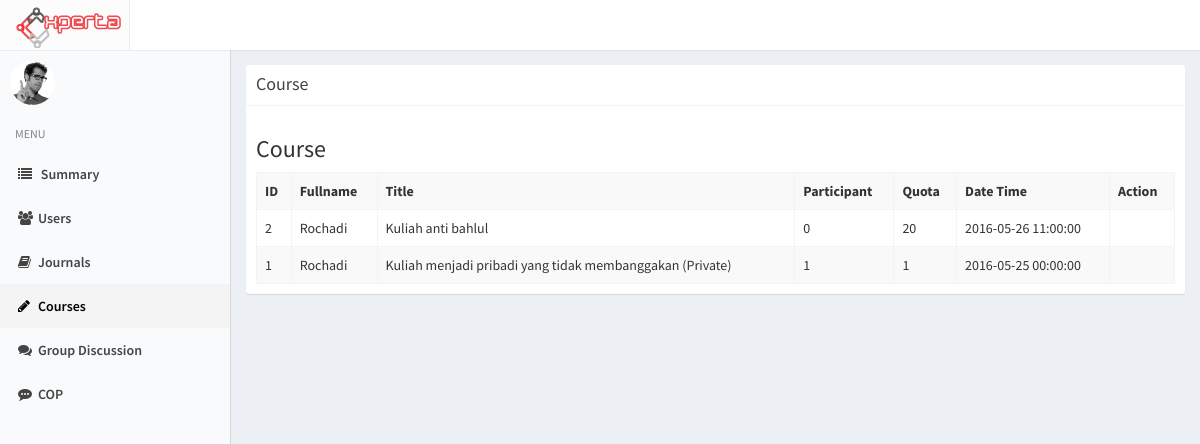
/index.php/admin/course, run on an earlier commit of the app's database.
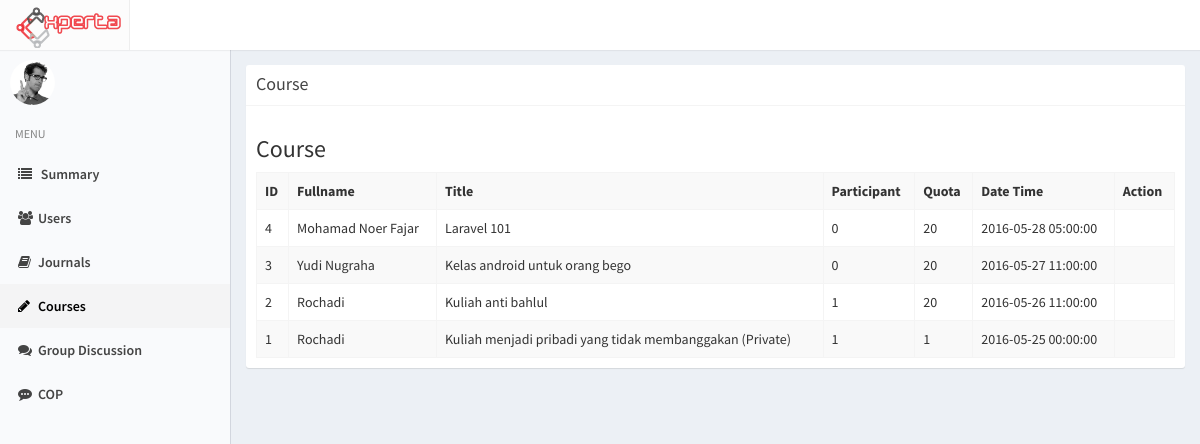
And on a later commit of the database.
### tables this page shows
CREATE TABLE `course` (
  `id_course` int(11) NOT NULL,
  `id_user` int(11) NOT NULL,
  `id_step` int(11) NOT NULL,
  `id_scope` int(11) NOT NULL,
  `title` varchar(100) NOT NULL,
  `description` text NOT NULL,
  `datetime` datetime NOT NULL,
  `location` varchar(20) NOT NULL,
  `quota` int(11) NOT NULL,
  `summary` text NOT NULL,
  `report_file` varchar(500) NOT NULL,
  `status` int(11) NOT NULL DEFAULT '1',
  `created_at` timestamp NOT NULL DEFAULT CURRENT_TIMESTAMP,
  `updated_at` timestamp NOT NULL DEFAULT CURRENT_TIMESTAMP ON UPDATE CURRENT_TIMESTAMP
);

### application/controllers/Admin.php (called while the page is built, shortened)
<?php
class Admin extends CI_Controller
{
		function __construct(){
			$this->load->model('Admin_model');
		}
		public function course(){
			$data['title'] = "Admin - Course";
			$data['active'][3] = 'active';
			$data['course'] = $this->Admin_model->getcourse();
			$this->load->view('admin/course', $data);
		}
}

### index.php (called while the page is built, shortened)
<?php
require_once BASEPATH.'core/CodeIgniter.php';

### application/models/Admin_model.php (called while the page is built, shortened)
<?php
class Admin_model extends CI_Model
{
	function getcourse(){
		return $this->db->query("SELECT title, scope_name, description, location, datetime,  id_course,
				(SELECT COUNT(*) FROM course_participant WHERE course_participant.id_course = course.id_course) AS count, quota, fullname, course.id_user
			FROM course, profile, scope
			WHERE status = 1
				AND course.id_scope = scope.id_scope
				AND course.id_user = profile.id_user
			ORDER BY id_course DESC
			")->result();
	}
}

### application/views/admin/course.php (the view)
<?php include 'application/views/header.php' ?>
<?php include 'application/views/sidebar.php' ?>
<div class="content-wrapper">
<section class="content col-md-12">
<div class="box box-solid">
                <div class="box-header with-border">
                  <h3 class="box-title">Course</h3>
                </div>
                <div class="box-body">
                <h3>Course</h3>
                <table class="table table-striped table-bordered">
                    <tbody><tr>
                      <th>ID</th>
                      <th>Fullname</th>
                      <th>Title</th>
                      <th>Participant</th>
                      <th>Quota</th>
                      <th>Date Time</th>
                      <th>Action</th>
                    </tr>
                  <?php foreach ($course as $data): ?>
                    <tr>
                      <td><?php echo $data->id_course ?></td>
                      <td><?php echo $data->fullname ?></td>
                      <td><?php echo $data->title ?></td>
                      <td><?php echo $data->count ?></td>
                      <td><?php echo $data->quota ?></td>
                      <td><?php echo $data->datetime ?></td>
                      <td></td>
                    </tr>
                  <?php endforeach ?>
                  </tbody>
                  </table>
                </div>
                </div>
                </section>
                </div>

### application/views/header.php (shortened to what this page needs)
<!DOCTYPE html>
<html lang="en">
	<head>
		<link rel="stylesheet" type="text/css" href="<?php echo base_url('assets/css/select2.min.css') ?>">
		<link href="<?= base_url('assets/css/bootstrap.min.css') ?>" rel="stylesheet">
		<link href="<?= base_url('assets/css/font-awesome.min.css') ?>" rel="stylesheet"/>
		<link href="<?= base_url('assets/css/main.css') ?>" rel="stylesheet" type="text/css">
		<link rel="stylesheet" type="text/css" href="<?= base_url('assets/css/AdminLTE.min.css') ?>">
		<link rel="stylesheet" type="text/css" href="<?= base_url('assets/css/skins/skin-black-light.css') ?>">
	</head>
	<body id="myPage" data-spy="scroll" data-target=".navbar" data-offset="50" class="full hold-transition skin-black-light fixed">
		<header class="main-header">
        <a href="<?php echo site_url('') ?>" class="logo">
        	<img class="logo-exp" src="<?php echo base_url('assets/img/Experta-Logo.png') ?>">
        </a>
        <nav class="navbar navbar-static-top" role="navigation">
        </nav>
      </header>

### application/views/sidebar.php (shortened to what this page needs)
<aside class="main-sidebar">
        <section class="sidebar">
          <div class="user-panel">
            <div class="pull-left image">
              <img src="<?php echo base_url('assets/img/user2-160x160.jpg') ?>" class="img-circle" alt="User Image">
            </div>
            <div class="pull-left info">
            </div>
          </div>
          <ul class="sidebar-menu">
            <li class="header">MENU</li>
            <li class="<?php echo @$active[0] ?>"><a href="<?php echo site_url('admin/summary') ?>"><i class="fa fa-list"></i> <span>Summary</span></a></li>
            <li class="<?php echo @$active[1] ?>"><a href="<?php echo site_url('admin/user') ?>"><i class="fa fa-users"></i><span>Users</span></a></li>
            <li class="<?php echo @$active[2] ?>"><a href="<?php echo site_url('admin/journal') ?>"><i class="fa fa-book"></i><span>Journals</span></a></li>
            <li class="<?php echo @$active[3] ?>"><a href="<?php echo site_url('admin/course') ?>"><i class="fa fa-pencil"></i><span>Courses</span></a></li>
            <li class="<?php echo @$active[4] ?>"><a href="<?php echo site_url('admin/discussion') ?>"><i class="fa fa-comments"></i><span>Group Discussion</span></a></li>
            <li class="<?php echo @$active[5] ?>"><a href="<?php echo site_url('admin/cop') ?>"><i class="fa fa-commenting"></i><span>COP</span></a></li>
          </ul>
        </section>
      </aside>

### assets/css/main.css (style rules this page uses)
body { background-color: #ecf0f5; margin-top: 50px; }
.full { background: url('../img/backimg.png') no-repeat center center fixed; -webkit-background-size: cover; -moz-background-size: cover; background-size: cover; -o-background-size: cover; }
.logo { width: 130px !important; }
.logo-exp { margin-bottom: 1px; }
.navbar { margin-left: 130px !important; }
.content-wrapper { margin-top: -50px !important; }

### assets/css/skins/skin-black-light.css (style rules this page uses)
.skin-black-light .main-header { -webkit-box-shadow: 0px 1px 1px rgba(0, 0, 0, 0.05); box-shadow: 0px 1px 1px rgba(0, 0, 0, 0.05); }
.skin-black-light .main-header > .navbar { background-color: #ffffff; }
.skin-black-light .main-header > .logo { background-color: #ffffff; color: #333333; border-bottom: 0 solid transparent; border-right: 1px solid #eee; }
.skin-black-light .wrapper, .skin-black-light .main-sidebar, .skin-black-light .left-side { background-color: #f9fafc; }
.skin-black-light .content-wrapper, .skin-black-light .main-footer { border-left: 1px solid #d2d6de; }
.skin-black-light .user-panel > .info, .skin-black-light .user-panel > .info > a { color: #444444; }
.skin-black-light .sidebar-menu > li { -webkit-transition: border-left-color 0.3s ease; -o-transition: border-left-color 0.3s ease; transition: border-left-color 0.3s ease; }
.skin-black-light .sidebar-menu > li.header { color: #848484; background: #f9fafc; }
.skin-black-light .sidebar-menu > li > a { border-left: 3px solid transparent; font-weight: 600; }
.skin-black-light .sidebar-menu > li:hover > a, .skin-black-light .sidebar-menu > li.active > a { color: #000000; background: #f4f4f5; }
.skin-black-light .sidebar-menu > li.active { border-left-color: #ffffff; }
.skin-black-light .sidebar-menu > li.active > a { font-weight: 600; }
.skin-black-light .sidebar a { color: #444444; }

What changed in the data, as far as the page shows it:
added course: id_course "4", fullname "Mohamad Noer Fajar", title "Laravel 101", count "0", quota "20", datetime "2016-05-28 05:00:00"
added course: id_course "3", fullname "Yudi Nugraha", title "Kelas android untuk orang bego", count "0", quota "20", datetime "2016-05-27 11:00:00"
computed for course "Kuliah anti bahlul": count "0" → "1"
